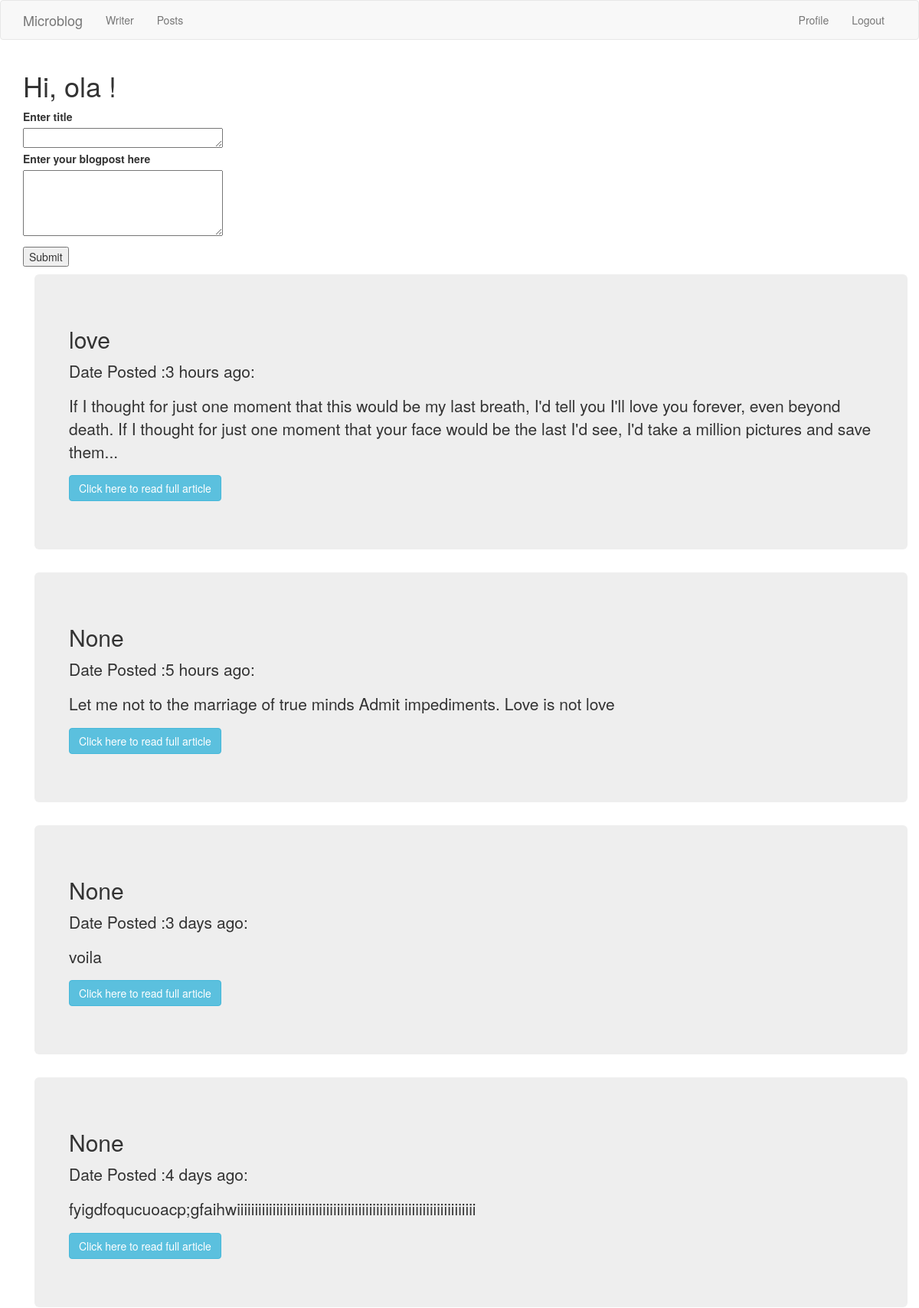
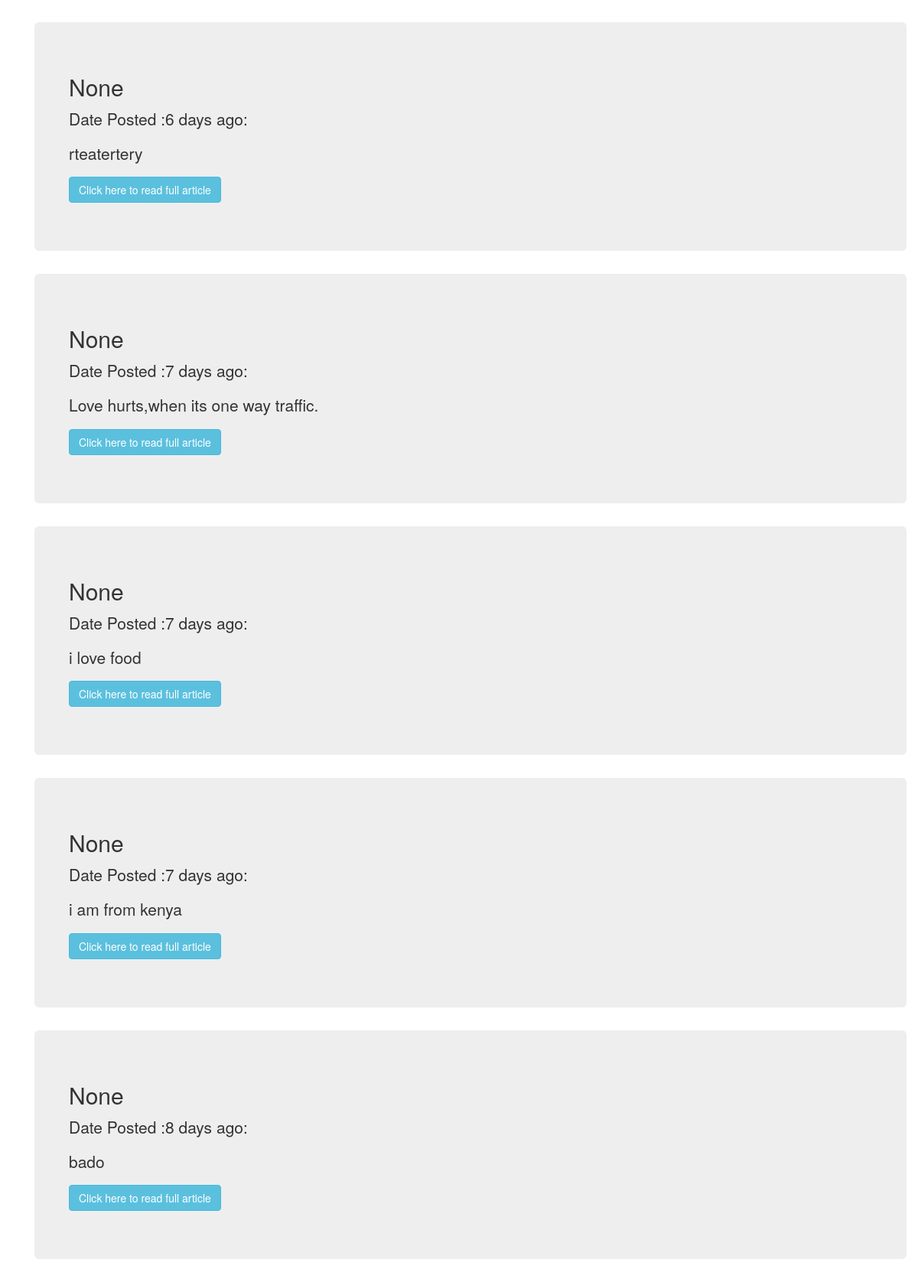
The page /index (signed in) on the database its author committed (2 pictures, top to bottom).
### app/models.py (models this page shows, shortened)
class User(UserMixin, db.Model):
    id = db.Column(db.Integer, primary_key = True)
    username = db.Column(db.String(64), index =True, unique=True)
    email = db.Column(db.String(120), index=True,unique = True)
    password_hash = db.Column(db.String(128))
    posts = db.relationship('Post', backref ='author',lazy = 'dynamic')
    about_me = db.Column(db.String(140))
    last_seen = db.Column(db.DateTime, default = datetime.utcnow)

class Post(db.Model):
    id = db.Column(db.Integer,primary_key=True)
    title = db.Column(db.String(30))
    body = db.Column(db.String(1000))
    timestamp = db.Column(db.DateTime, index= True, default =datetime.utcnow)
    user_id = db.Column(db.Integer,db.ForeignKey('user.id'))

### app/main/routes.py (the view)
@bp.route('/',methods=['GET', 'POST'])
@bp.route('/index',methods=['GET', 'POST'])
@login_required
@basic_auth.required
def index():
    form = PostForm()
    if form.validate_on_submit():
        post = Post(title=form.title.data,body=form.post.data, author=current_user)
        db.session.add(post)
        db.session.commit()
        flash('Your post is now live!')
        return redirect(url_for('main.index'))
    page = request.args.get('page',1,type=int)
    posts = Post.query.order_by(Post.timestamp.desc()).paginate(
        page, current_app.config['POSTS_PER_PAGE'], False)
    next_url = url_for('main.index', page=posts.next_num) \
        if posts.has_next else None
    prev_url = url_for('main.index', page=posts.prev_num) \
         if posts.has_prev else None
    return render_template('index.html', title ='title',posts=posts.items,
        form = form,next_url=next_url,prev_url=prev_url)

### app/main/forms.py
class PostForm(FlaskForm):
    title = TextAreaField('Enter title',validators =[DataRequired(),Length(min=1,max=30)])
    post = TextAreaField('Enter your blogpost here',validators =[DataRequired(),Length(min=1,max=1000)])
    submit = SubmitField('Submit')

### app/main/routes.py (called while the page is built)
@bp.before_request
def before_request():
    if current_user.is_authenticated:
        current_user.last_seen = datetime.utcnow()
        db.session.commit()

### app/models.py (called while the page is built)
@login.user_loader
def load_user(id):
    return User.query.get(int(id))

### app/templates/index.html (shortened to what this page needs)
{% extends "base.html"%}
{% import 'bootstrap/wtf.html' as wtf %}
  {% block app_content %}
    <h1> Hi, {{ current_user.username}} !</h1>
    {% if form%}
      <form action="" method="post">
        <p>
              {{ form.title.label}}<br />
              {{ form.title(cols=32, rows=1) }}<br />
              {{ form.post.label }}<br>
              {{ form.post(cols=32, rows=4) }}<br>
          </p>
          <p>{{ form.submit() }}</p>
      </form>
    {% endif %}
      {% for post in posts %}
        {% include '_post.html'%}
      {% endfor %}
  {% endblock %}

### app/templates/_post.html
<div class="container">
  <div class="jumbotron">
    <div class="row">
      <h2> {{ post.title }}</h2>
      <p> Date Posted :{{ moment(post.timestamp).fromNow() }}:</p>
      <p>{{ post.body |truncate (250)}}</p>
      <p><a href="{{url_for('main.fullpost',id=post.id)}}"><button class="btn btn-info">Click here to read full article</button></a></p>
    </div>
  </div>
</div>

### rows shown on the page
User: username "ola"
Post: title "love", timestamp "3 hours ago", body "If I thought for just one moment that this would be my last breath, I'd tell you I'll love you forever, even beyond death. If I thought for just one moment that your face would be the last I'd see, I'd take a million pictures and save them..."
Post: title "None", timestamp "5 hours ago", body "Let me not to the marriage of true minds Admit impediments. Love is not love"
Post: title "None", timestamp "3 days ago", body "voila"
Post: title "None", timestamp "4 days ago", body "fyigdfoqucuoacp;gfaihwiiiiiiiiiiiiiiiiiiiiiiiiiiiiiiiiiiiiiiiiiiiiiiiiiiiiiiiiiiiiiiiiiii"
Post: title "None", timestamp "6 days ago", body "rteatertery"
Post: title "None", timestamp "7 days ago", body "Love hurts,when its one way traffic."
Post: title "None", timestamp "7 days ago", body "i love food"
Post: title "None", timestamp "7 days ago", body "i am from kenya"
Post: title "None", timestamp "8 days ago", body "bado"
